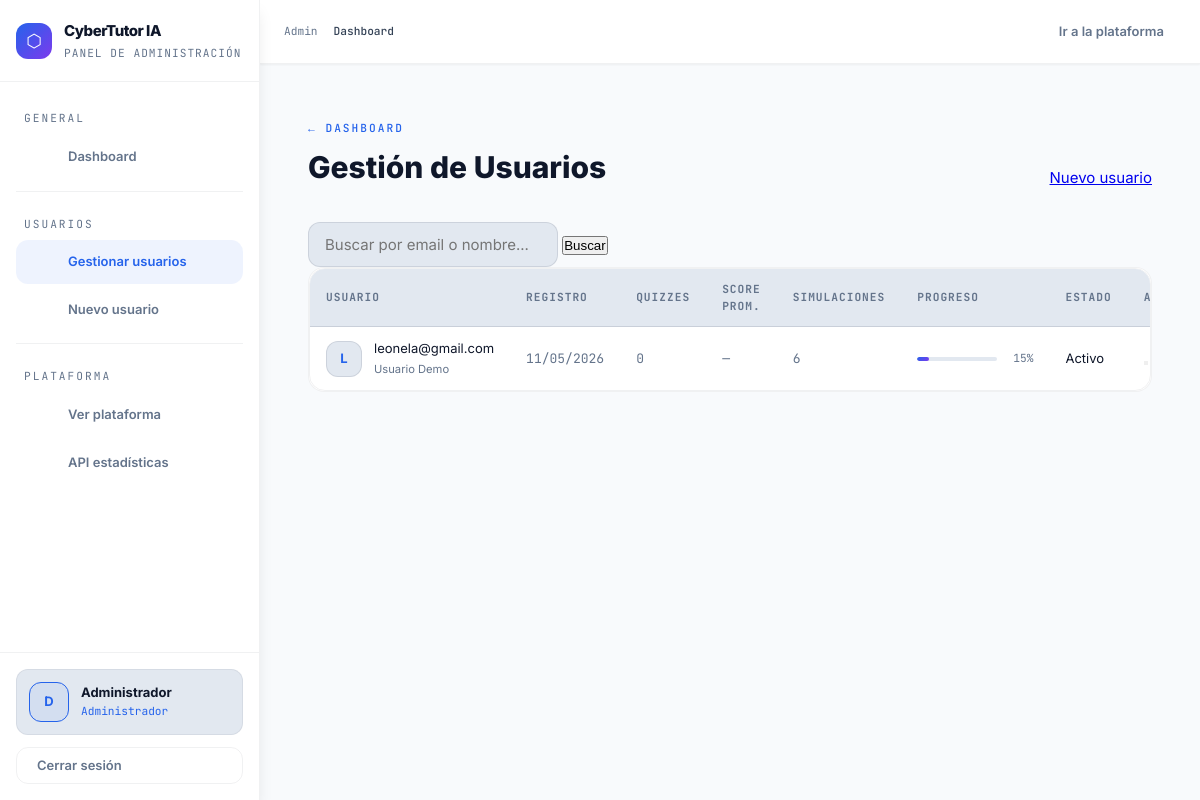
Before: /admin/users (signed in) with the older database file.
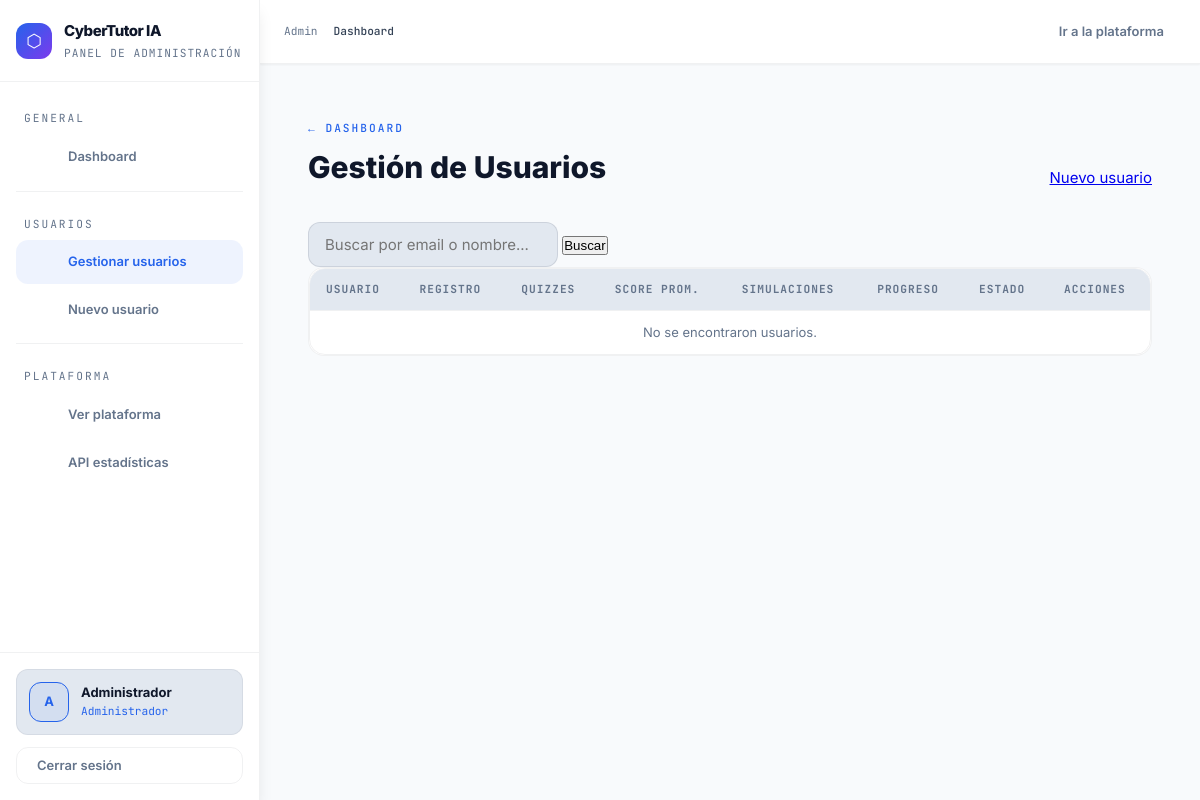
After: the same page with the newer database file.
### app/models/user.py (models this page shows, shortened)
class User(db.Model, UserMixin):
    __tablename__ = 'user'
    id           = db.Column(db.Integer, primary_key=True)
    email        = db.Column(db.String(100), unique=True, nullable=False)
    password     = db.Column(db.String(255), nullable=False)
    name         = db.Column(db.String(100), default='')
    is_admin     = db.Column(db.Boolean, default=False)
    is_active    = db.Column(db.Boolean, default=True)
    created_at   = db.Column(db.DateTime, default=datetime.utcnow)
    last_login   = db.Column(db.DateTime, nullable=True)
    __table_args__ = (
        db.Index('ix_user_admin_active', 'is_admin', 'is_active'),
        db.Index('ix_user_created_at', 'created_at'),
        db.Index('ix_user_last_login', 'last_login'),
    )
    quiz_results       = db.relationship('QuizResult',       backref='user', lazy=True, cascade='all, delete-orphan')
    simulation_results = db.relationship('SimulationResult', backref='user', lazy=True, cascade='all, delete-orphan')
    course_visits      = db.relationship('CourseVisit',      backref='user', lazy=True, cascade='all, delete-orphan')
    @property
    def quiz_count(self):
        return len(self.quiz_results)
    @property
    def avg_quiz_score(self):
        if not self.quiz_results:
            return 0
        return round(sum(r.score for r in self.quiz_results) / len(self.quiz_results))
    @property
    def simulation_count(self):
        return len(self.simulation_results)
    @property
    def simulation_correct(self):
        return sum(1 for r in self.simulation_results if r.is_correct)
    @property
    def courses_visited(self):
        return len(set(v.course_id for v in self.course_visits))
    @property
    def overall_progress(self):
        quiz_score   = self.avg_quiz_score * 0.4          # 40%
        sim_score    = (self.simulation_correct / max(self.simulation_count, 1)) * 100 * 0.3  # 30%
        course_score = min(self.courses_visited / 4, 1) * 100 * 0.3   # 30% (4 cursos total)
        return round(quiz_score + sim_score + course_score)

### app/models/progress.py (models this page shows, shortened)
class SimulationResult(db.Model):
    __tablename__ = 'simulation_result'
    id           = db.Column(db.Integer, primary_key=True)
    user_id      = db.Column(db.Integer, db.ForeignKey('user.id'), nullable=False)
    scenario_id  = db.Column(db.String(20), nullable=False)
    action_taken = db.Column(db.String(30), nullable=False)
    is_correct   = db.Column(db.Boolean, nullable=False)
    points       = db.Column(db.Integer, default=0)
    risk_level   = db.Column(db.String(10), default='medio')
    created_at   = db.Column(db.DateTime, default=datetime.utcnow)
    __table_args__ = (
        db.Index('ix_simresult_user_created', 'user_id', 'created_at'),
        db.Index('ix_simresult_scenario_correct', 'scenario_id', 'is_correct'),
        db.Index('ix_simresult_user_scenario', 'user_id', 'scenario_id'),
    )

### app/routes/admin.py (the view)
@admin.route('/users')
@login_required
@admin_required
def users():
    search = request.args.get('q', '').strip()
    page   = request.args.get('page', 1, type=int)
    query = User.query.filter_by(is_admin=False)
    if search:
        query = query.filter(User.email.ilike(f'%{search}%') | User.name.ilike(f'%{search}%'))
    users_paginated = query.order_by(User.created_at.desc()).paginate(page=page, per_page=15)
    return render_template('admin/users_admin.html', users=users_paginated, search=search)

### app/routes/admin.py (called while the page is built)
def admin_required(f):
    @wraps(f)
    def decorated(*args, **kwargs):
        if not current_user.is_authenticated or not current_user.is_admin:
            flash('Acceso restringido al panel de administrador.', 'error')
            return redirect(url_for('main.home'))
        return f(*args, **kwargs)
    return decorated

### app/templates/admin/users_admin.html (shortened to what this page needs)
{% extends "base_admin.html" %}
{% block content %}
<div class="admin-page">
  <div class="admin-header">
    <div>
      <div class="admin-eyebrow"><a href="{{ url_for('admin.dashboard') }}" class="admin-back">← Dashboard</a></div>
      <h1 class="admin-title">Gestión de Usuarios</h1>
    </div>
    <a href="{{ url_for('admin.create_user') }}" class="btn btn-primary btn-sm"> Nuevo usuario</a>
  </div>
  <form method="GET" class="search-form">
    <input type="text" name="q" value="{{ search }}" placeholder="Buscar por email o nombre..." class="form-input" style="max-width: 360px;">
    <button type="submit" class="btn btn-secondary">Buscar</button>
  </form>
  <div class="admin-card" style="padding:0; overflow:hidden;">
    <div class="admin-table-wrap">
      <table class="admin-table">
        <thead>
          <tr>
            <th>Usuario</th>
            <th>Registro</th>
            <th>Quizzes</th>
            <th>Score Prom.</th>
            <th>Simulaciones</th>
            <th>Progreso</th>
            <th>Estado</th>
            <th>Acciones</th>
          </tr>
        </thead>
        <tbody>
          {% for user in users.items %}
          <tr id="row-{{ user.id }}">
            <td>
              <div class="td-user">
                <div class="user-avatar {% if not user.is_active %}avatar-inactive{% endif %}">
                  {{ user.email[0].upper() }}
                </div>
                <div>
                  <div class="td-email">{{ user.email }}</div>
                  {% if user.name %}<div class="td-name">{{ user.name }}</div>{% endif %}
                </div>
              </div>
            </td>
            <td class="td-muted td-mono">{{ user.created_at.strftime('%d/%m/%Y') }}</td>
            <td class="td-muted td-mono">{{ user.quiz_count }}</td>
            <td>
              {% if user.avg_quiz_score > 0 %}
              <span class="score-pill {% if user.avg_quiz_score >= 90 %}pill-green{% elif user.avg_quiz_score >= 70 %}pill-blue{% elif user.avg_quiz_score >= 50 %}pill-yellow{% else %}pill-red{% endif %}">
                {{ user.avg_quiz_score }}%
              </span>
              {% else %}
              <span class="td-muted">—</span>
              {% endif %}
            </td>
            <td class="td-muted td-mono">{{ user.simulation_count }}</td>
            <td>
              <div style="display:flex; align-items:center; gap:8px;">
                <div class="mini-progress">
                  <div class="mini-bar" style="width:{{ user.overall_progress }}%"></div>
                </div>
                <span class="mini-pct">{{ user.overall_progress }}%</span>
              </div>
            </td>
            <td>
              <span class="status-pill {% if user.is_active %}status-active{% else %}status-inactive{% endif %}" id="status-{{ user.id }}">
                {{ 'Activo' if user.is_active else 'Inactivo' }}
              </span>
            </td>
            <td>
              <div class="action-row">
                <button class="btn btn-icon btn-ghost" onclick="toggleUser({{ user.id }})" title="{{ 'Desactivar' if user.is_active else 'Activar' }}" id="toggle-{{ user.id }}">
                </button>
              </div>
            </td>
          </tr>
          {% else %}
          <tr><td colspan="8" class="admin-empty">No se encontraron usuarios{% if search %} para "{{ search }}"{% endif %}.</td></tr>
          {% endfor %}
        </tbody>
      </table>
    </div>
  </div>
</div>
{% endblock %}

### app/templates/base_admin.html (shortened to what this page needs)
<!DOCTYPE html>
<html lang="es" data-theme="light">
<head>
  <link rel="stylesheet" href="https://cdnjs.cloudflare.com/ajax/libs/tabler-icons/3.19.0/tabler-icons.min.css">
  <link rel="stylesheet" href="{{ url_for('static', filename='css/design-tokens.css') }}">
  <link rel="stylesheet" href="{{ url_for('static', filename='css/admin.css') }}">
</head>
<body>
<aside class="admin-sidebar" id="sidebar">
  <div class="sidebar-logo">
    <div class="logo-wrap">
      <div class="logo-icon">⬡</div>
      <div>
        <div class="logo-title">CyberTutor IA</div>
        <div class="logo-sub">Panel de administración</div>
      </div>
    </div>
  </div>
  <nav class="sidebar-nav">
    <span class="nav-section-label">General</span>
    <a href="{{ url_for('admin.dashboard') }}"
       class="nav-link {% if request.endpoint == 'admin.dashboard' %}active{% endif %}">
       Dashboard
    </a>
    <div class="nav-divider"></div>
    <span class="nav-section-label">Usuarios</span>
    <a href="{{ url_for('admin.users') }}"
       class="nav-link {% if request.endpoint in ['admin.users', 'admin.create_user', 'admin.edit_user'] %}active{% endif %}">
       Gestionar usuarios
    </a>
    <a href="{{ url_for('admin.create_user') }}" class="nav-link">
       Nuevo usuario
    </a>
    <div class="nav-divider"></div>
    <span class="nav-section-label">Plataforma</span>
    <a href="{{ url_for('main.home') }}" class="nav-link" target="_blank">
       Ver plataforma
    </a>
    <a href="{{ url_for('admin.api_stats') }}" class="nav-link" target="_blank">
       API estadísticas
    </a>
  </nav>
  <div class="sidebar-footer">
    <div class="admin-profile">
      <div class="profile-avatar">
        {{ current_user.email[0].upper() if current_user.is_authenticated else 'A' }}
      </div>
      <div>
        <div class="profile-name">
          {{ current_user.name or current_user.email if current_user.is_authenticated else 'Admin' }}
        </div>
        <div class="profile-role">Administrador</div>
      </div>
    </div>
    <a href="{{ url_for('auth.logout') }}" class="btn-logout">
       Cerrar sesión
    </a>
  </div>
</aside>
<main class="admin-main">
  <div class="admin-topnav">
    <div class="breadcrumb">
      <a href="{{ url_for('admin.dashboard') }}">Admin</a>
      <span class="current">{% block breadcrumb %}Dashboard{% endblock %}</span>
    </div>
    <div class="topnav-right">
      <a href="{{ url_for('main.home') }}" target="_blank"> Ir a la plataforma</a>
    </div>
  </div>
  <div class="admin-content">
    {% block content %}{% endblock %}
  </div>
</main>
</body>
</html>

### app/static/css/design-tokens.css (style rules this page uses)
:root { --space-0: 0; --space-1: 4px; --space-2: 8px; --space-3: 12px; --space-4: 16px; --space-5: 20px; --space-6: 24px; --space-8: 32px; --space-10: 40px; --space-12: 48px; --space-16: 64px; --space-20: 80px; --font-sans: 'Inter', system-ui, -apple-system, BlinkMacSystemFont, 'Segoe UI', Roboto, sans-serif; --font-mono: 'JetBrains Mono', 'Fira Code', 'SF Mono', monospace; --text-xs: 0.7rem; --text-sm: 0.8125rem; --text-base: 0.9375rem; --text-md: 1rem; --text-lg: 1.125rem; --text-xl: 1.25rem; --text-2xl: 1.5rem; --text-3xl: 1.875rem; --text-4xl: 2.25rem; --font-light: 300; --font-normal: 400; --font-medium: 500; --font-semibold: 600; --font-bold: 700; --font-extrabold: 800; --leading-tight: 1.1; --leading-normal: 1.5; --leading-relaxed: 1.625; --radius-none: 0; --radius-sm: 4px; --radius-md: 8px; --radius-lg: 12px; --radius-xl: 16px; --radius-2xl: 24px; --radius-full: 9999px; --transition-fast: 120ms cubic-bezier(0.4, 0, 0.2, 1); --transition-base: 200ms cubic-bezier(0.4, 0, 0.2, 1); --transition-slow: 300ms cubic-bezier(0.4, 0, 0.2, 1); --z-dropdown: 100; --z-sticky: 200; --z-fixed: 300; --z-modal-backdrop: 400; --z-modal: 500; --z-popover: 600; --z-tooltip: 700; --z-toast: 800; --sidebar-width: 260px; --sidebar-collapsed-width: 72px; --header-height: 64px; --container-max: 1200px; --container-padding: var(--space-6); --danger: var(--accent-red); --warning: var(--accent-orange); --info: var(--accent-blue); --safe: var(--accent-green); --success: var(--accent-green); }
[data-theme="light"] { --bg-primary: #f8fafc; --bg-secondary: #f1f5f9; --bg-tertiary: #e2e8f0; --bg-card: #ffffff; --bg-elevated: #f8fafc; --bg-overlay: rgba(248, 250, 252, 0.9); --text-primary: #0f172a; --text-secondary: #334155; --text-muted: #64748b; --text-disabled: #94a3b8; --text-inverse: #f8fafc; --border-light: rgba(15, 23, 42, 0.06); --border-medium: rgba(15, 23, 42, 0.1); --border-heavy: rgba(15, 23, 42, 0.15); --border-focus: var(--accent-blue-dark); --accent-blue: #2563eb; --accent-blue-dark: #1d4ed8; --accent-blue-light: #3b82f6; --accent-blue-glow: rgba(37, 99, 235, 0.15); --accent-blue-bg: rgba(37, 99, 235, 0.08); --accent-green: #059669; --accent-green-dark: #047857; --accent-green-light: #10b981; --accent-green-glow: rgba(5, 150, 105, 0.12); --accent-green-bg: rgba(5, 150, 105, 0.08); --accent-orange: #d97706; --accent-orange-dark: #b45309; --accent-orange-glow: rgba(217, 119, 6, 0.12); --accent-orange-bg: rgba(217, 119, 6, 0.08); --accent-red: #dc2626; --accent-red-dark: #b91c1c; --accent-red-glow: rgba(220, 38, 38, 0.12); --accent-red-bg: rgba(220, 38, 38, 0.08); --accent-purple: #7c3aed; --accent-purple-dark: #6d28d9; --accent-purple-glow: rgba(124, 58, 237, 0.12); --shadow-sm: 0 1px 2px rgba(0, 0, 0, 0.05); --shadow-md: 0 4px 6px -1px rgba(0, 0, 0, 0.1); --shadow-lg: 0 10px 15px -3px rgba(0, 0, 0, 0.1); --shadow-xl: 0 20px 25px -5px rgba(0, 0, 0, 0.15); --shadow-glow-blue: 0 0 20px var(--accent-blue-glow); --shadow-glow-green: 0 0 20px var(--accent-green-glow); --gradient-primary: linear-gradient(135deg, var(--accent-blue), var(--accent-purple)); --gradient-success: linear-gradient(135deg, var(--accent-green), var(--accent-green-light)); --gradient-warning: linear-gradient(135deg, var(--accent-orange), #fbbf24); --gradient-danger: linear-gradient(135deg, var(--accent-red), #fb7185); --gradient-card: linear-gradient(135deg, var(--bg-card) 0%, var(--bg-secondary) 100%); --gradient-hero: linear-gradient(135deg, var(--bg-primary) 0%, var(--bg-secondary) 100%); --grid-pattern: radial-gradient(circle at 1px 1px, var(--border-light) 1px, transparent 1px); }
*, *::before, *::after { box-sizing: border-box; margin: 0; padding: 0; }
html { scroll-behavior: smooth; -webkit-font-smoothing: antialiased; -moz-osx-font-smoothing: grayscale; }
body { font-family: var(--font-sans); font-size: var(--text-base); line-height: var(--leading-normal); color: var(--text-primary); background: var(--bg-primary); transition: background-color var(--transition-base), color var(--transition-fast); }

Changed rows visible on the page:
removed User: email "L", email "leonela@gmail.com", name "Usuario Demo", created_at "11/05/2026", quiz_count "0", simulation_count "6", overall_progress "15", is_active "Activo"
changed User "Administrador": is_active+email "D" → "A"
Other visible differences:
text now shown: "No se encontraron usuarios ."
